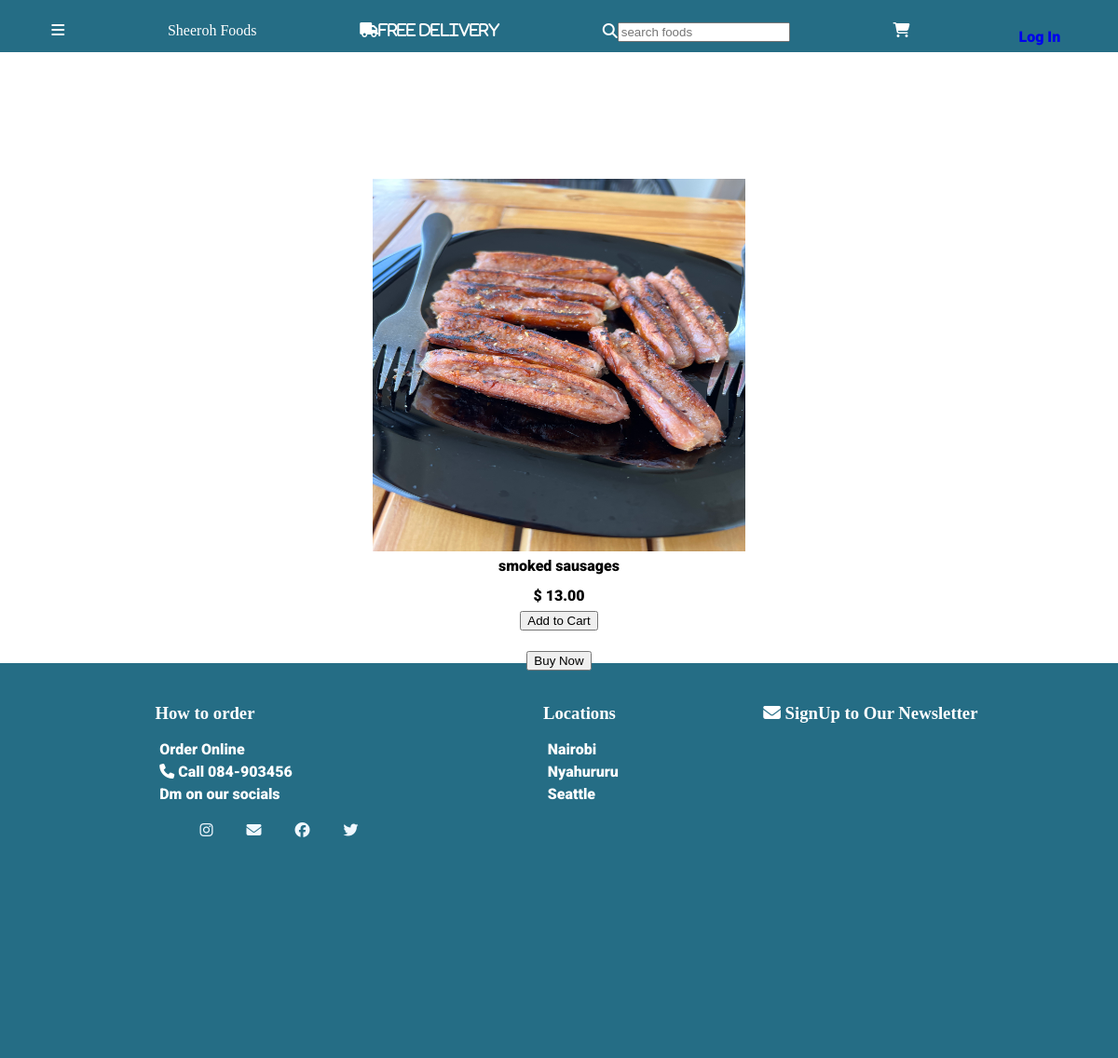
/product_details?product_serial_no=1, run on an earlier commit of the app's database.
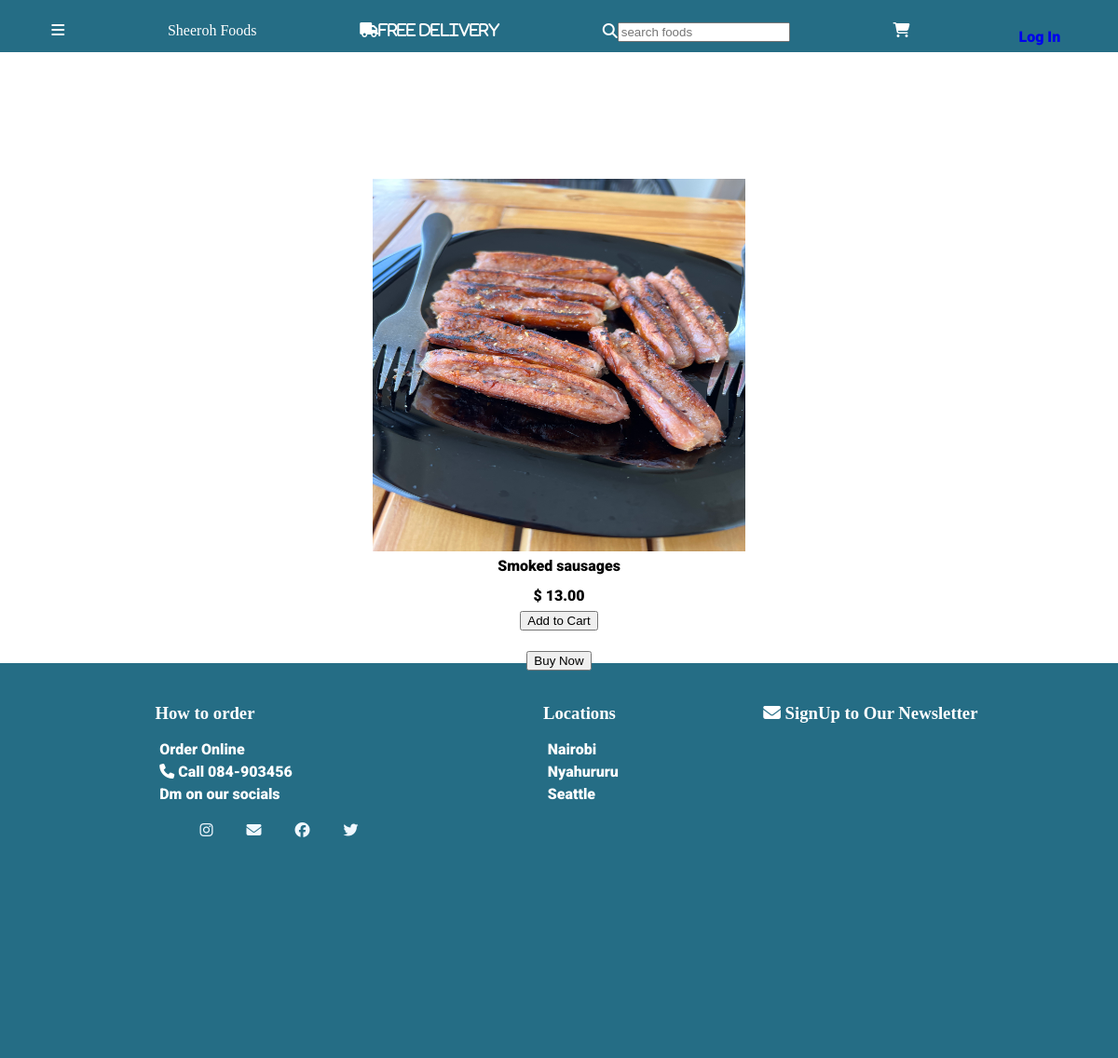
And on a later commit of the database.
### nav/models.py (models this page shows, shortened)
class Product(models.Model):
   date = models.DateField()
   product_name = models.CharField(max_length = 100)
   product_serial_no = models.BigAutoField(primary_key=True)
   opening_balance = models.IntegerField(blank = True)
   closing_balance = models.IntegerField(blank = True)
   sales = models.IntegerField(blank = True)
   product_buying_price = models.DecimalField(max_digits =100, decimal_places=2)
   product_selling_price = models.DecimalField(max_digits =100, decimal_places=2)
   sales_tax = models.FloatField(max_length =20)
   sale_discount = models.FloatField(blank = True)
   photo = models.ImageField(upload_to='images/')

### nav/views.py (the view)
# urls.py: path("product_details", views.product_details, name="product_details"),
def product_details(request):
    product_id = request.GET['product_serial_no'] #gets the id of the item from the users request.
    try:
        item = Product.objects.get(product_serial_no =product_id)
        template = loader.get_template("product_details.html")
    except Exception as e:
        item = None
        context = {
            "error":e
        }
        template = loader.get_template("exception.html")
    context = {
        "prod_sn": product_id,
        "food": item,
    }
    return HttpResponse(template.render(context, request))

### nav/templates/product_details.html (shortened to what this page needs)
{% extends "base.html" %}
{% load static %}
            {% block splice %}
                <div class="menu_display">
                    <img src="{{food.photo.url}}" width="400px" height="400px"/>
                    <p>{{food.product_name}}</p>
                    <p>$ {{food.product_selling_price}}</p>
                    <button class="pick_add_to_cart">Add to Cart</button> <br>
                    <button class="buy_now">Buy Now</button>
                </div>
            {% endblock %}

What changed in the data, as far as the page shows it:
changed Product: product_name "smoked sausages" → "Smoked sausages"
